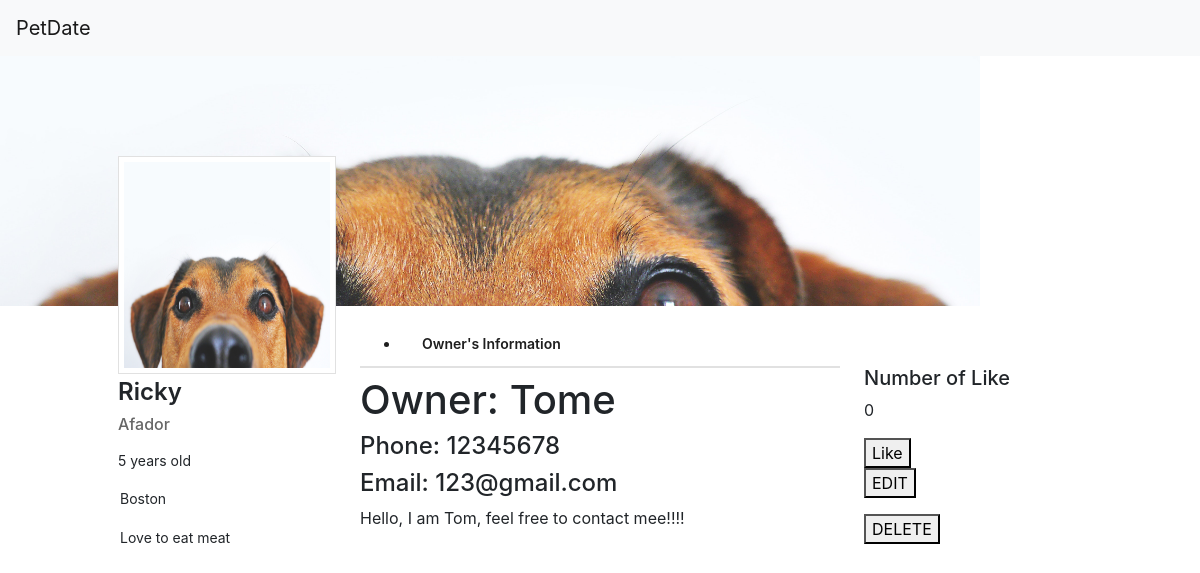
/1/, run on the app's committed database.
### home/models.py (models this page shows, shortened)
class Dog(models.Model):
    name = models.CharField(max_length=50)
    photo = models.FileField(upload_to='images/', null=True, verbose_name="")
    breed = models.CharField(max_length=50)
    age = models.CharField(max_length=50)
    favourite_food = models.CharField(max_length=50)
    like = models.IntegerField(default=0)
    owner = models.ForeignKey('Owner', on_delete=models.CASCADE, related_name="owner")
    father = models.ForeignKey('Dog', on_delete=models.CASCADE, blank=True, null=True, related_name="Dad")
    mother = models.ForeignKey('Dog', on_delete=models.CASCADE, blank=True, null=True, related_name="Mom")

class Owner(models.Model):
    name = models.CharField(max_length=50)
    phone = models.CharField(max_length=50)
    email = models.CharField(max_length=50)
    msg = models.TextField(max_length=200)
    location = models.CharField(max_length=50)

### home/views.py (the view)
# urls.py: path('<int:dog_id>/', views.detail, name='detail'),
def detail(request, dog_id):
    dog = Dog.objects.get(pk=dog_id)
    template = loader.get_template('home/dog_detail.html')
    context = {
        'dog': dog,
        'father': dog.father,
        'mother': dog.mother,
        'owner': dog.owner
    }
    return HttpResponse(template.render(context, request))

### templates/home/dog_detail.html (shortened to what this page needs)
<html>
    <head>
            <link rel="stylesheet" href="https://maxcdn.bootstrapcdn.com/bootstrap/4.3.1/css/bootstrap.min.css">
            {% load static %}
            <link rel="stylesheet" type="text/css" href="{% static 'detailPage/style.css'%}">
    </head>
    <body>
            <nav class="navbar navbar-light bg-light">
                    <a class="navbar-brand" href="{%url 'home'%}">
                      PetDate
                    </a>
            </nav>
            <div class="cover-photo"><img src="{{ dog.photo.url }}" alt="" style="object-fit: cover;"/></div>
            <div class="body">
              <section class="left-col user-info">
                <div class="profile-avatar">
                        <img src="{{ dog.photo.url }}" alt=""/>
                </div>
                <h1>{{dog.name}}</h1>
                <h2>{{dog.breed}}</h2>
                <div class="meta">
                    <p>{{dog.age}} years old</p>
                    <p><i class="fa fa-fw fa-map-marker"></i> {{dog.owner.location}}</p>
                    <p><i class="fa fa-fw fa-link"></i>Love to eat {{dog.favourite_food}}</p>
                </div>
              </section>
              <section class="section center-col content">
                <nav class="profile-nav">
                  <ul>
                    <li class="active" id="ownerTag">Owner's Information</li>
                  </ul>
                </nav>
                <div id="ownerInfo" class="owner_info">
                    <h1>Owner: {{dog.owner.name}}</h1>
                    <h4 class="contact_info">Phone: {{dog.owner.phone}}</h4>
                    <h4>Email: {{dog.owner.email}}</h4>
                    <div class="msgBox"><p>{{dog.owner.msg}}</p></div>
                </div>
              </section>
              <section class="right-col">
                <h5>Number of Like</h5>
                <p>{{dog.like}}</p>
                <button><a href="/{{dog.id}}/like">Like</a></button>
                <form action="{% url 'editDog' pk=dog.id %}" method="post">{% csrf_token %}<button type="submit">EDIT</button></form>
                <form action="{% url 'deleteDog' pk=dog.id %}" method="post">{% csrf_token %}<button type="submit">DELETE</button></form>
              </section>
            </div>
    </body>
</html>

### home/static/detailPage/style.css (style rules this page uses)
html { font-family: "proxima-nova",sans-serif; }
*, *:before, *:after { -moz-box-sizing: border-box; -webkit-box-sizing: border-box; box-sizing: border-box; }
html, html a { -webkit-font-smoothing: antialiased !important; text-shadow: 1px 1px 1px rgba(0, 0, 0, 0.004); }
a { text-decoration: none; color: inherit; }
.cover-photo img { object-fit: cover; width: 980px; height: 250px; margin: 0 auto; background-color: #f5f5f5; position: relative; z-index: 1; }
.body { width: 980px; margin: 0 auto; z-index: 4; position: relative; }
.left-col, .right-col { width: 226px; float: left; min-height: 400px; position: relative; }
.left-col { margin-right: 24px; position: relative; top: -150px; left: 8px; }
.center-col { float: left; width: 480px; margin-right: 24px; min-height: 400px; }
.right-col { padding-top: 60px; }
.user-info h1 { font-size: 24px; font-weight: 600; line-height: 1.2; padding-top: 4px; }
.user-info h2 { color: #666; font-size: 16px; }
.user-info .meta { padding: 8px 0; font-size: 14px; }
.user-info .meta p { line-height: 1.6; }
.user-info .meta i { font-size: 0.95em; padding-right: 2px; }
.profile-avatar { width: 218px; height: 218px; border: 1px solid #e1e1e1; background-color: #fff; right: 0; }
.profile-avatar img { width: 206px; height: 206px; margin: 5px; }
.profile-nav { height: 46px; background-color: white; border-bottom: 2px solid #E1E1E1; margin-bottom: 8px; }
.profile-nav ul > li { color: #999; font-size: 14px; float: left; line-height: 44px; font-weight: 600; padding: 0 22px; cursor: pointer; }
.profile-nav li.active { color: #1E1E1E; }

### data on the page
Dog: photo (picture), name "Ricky", breed "Afador", age "5", owner.location "Boston", favourite_food "meat", owner.name "Tome", owner.phone "12345678", owner.email "123@gmail.com", owner.msg "Hello, I am Tom, feel free to contact mee!!!!", like "0"
